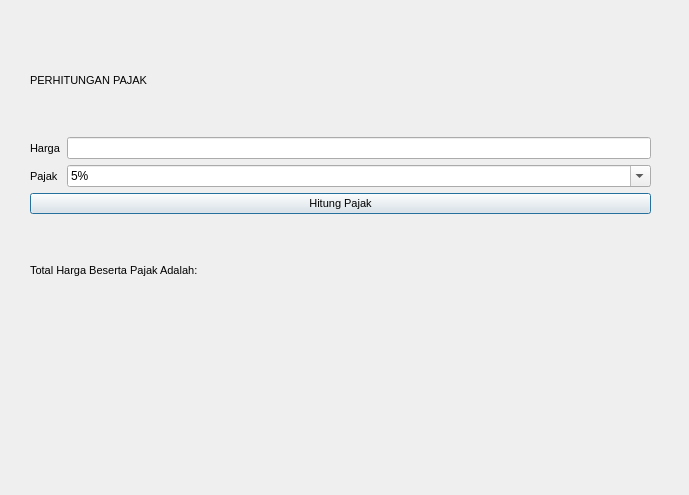
<?xml version="1.0" encoding="UTF-8"?>
<ui version="4.0">
 <class>Dialog</class>
 <widget class="QDialog" name="Dialog">
  <property name="geometry">
   <rect>
    <x>0</x>
    <y>0</y>
    <width>689</width>
    <height>495</height>
   </rect>
  </property>
  <property name="windowTitle">
   <string>Dialog</string>
  </property>
  <widget class="QWidget" name="">
   <property name="geometry">
    <rect>
     <x>30</x>
     <y>30</y>
     <width>621</width>
     <height>291</height>
    </rect>
   </property>
   <layout class="QGridLayout" name="gridLayout">
    <item row="0" column="0" colspan="2">
     <widget class="QLabel" name="label">
      <property name="font">
       <font>
        <pointsize>8</pointsize>
       </font>
      </property>
      <property name="text">
       <string>PERHITUNGAN PAJAK</string>
      </property>
     </widget>
    </item>
    <item row="1" column="0">
     <widget class="QLabel" name="label_2">
      <property name="font">
       <font>
        <pointsize>8</pointsize>
       </font>
      </property>
      <property name="text">
       <string>Harga</string>
      </property>
     </widget>
    </item>
    <item row="1" column="1">
     <widget class="QLineEdit" name="lineEdit">
      <property name="text">
       <string/>
      </property>
     </widget>
    </item>
    <item row="2" column="0">
     <widget class="QLabel" name="label_4">
      <property name="font">
       <font>
        <pointsize>8</pointsize>
       </font>
      </property>
      <property name="text">
       <string>Pajak</string>
      </property>
     </widget>
    </item>
    <item row="2" column="1">
     <widget class="QComboBox" name="comboBox">
      <property name="editable">
       <bool>true</bool>
      </property>
      <property name="duplicatesEnabled">
       <bool>true</bool>
      </property>
      <item>
       <property name="text">
        <string>5%</string>
       </property>
      </item>
      <item>
       <property name="text">
        <string>10%</string>
       </property>
      </item>
      <item>
       <property name="text">
        <string>15%</string>
       </property>
      </item>
     </widget>
    </item>
    <item row="3" column="0" colspan="2">
     <widget class="QPushButton" name="pushButton">
      <property name="font">
       <font>
        <pointsize>8</pointsize>
       </font>
      </property>
      <property name="text">
       <string>Hitung Pajak</string>
      </property>
     </widget>
    </item>
    <item row="4" column="0" colspan="2">
     <widget class="QLabel" name="label_3">
      <property name="font">
       <font>
        <pointsize>8</pointsize>
       </font>
      </property>
      <property name="text">
       <string>Total Harga Beserta Pajak Adalah:</string>
      </property>
     </widget>
    </item>
   </layout>
  </widget>
 </widget>
 <resources/>
 <connections/>
</ui>
